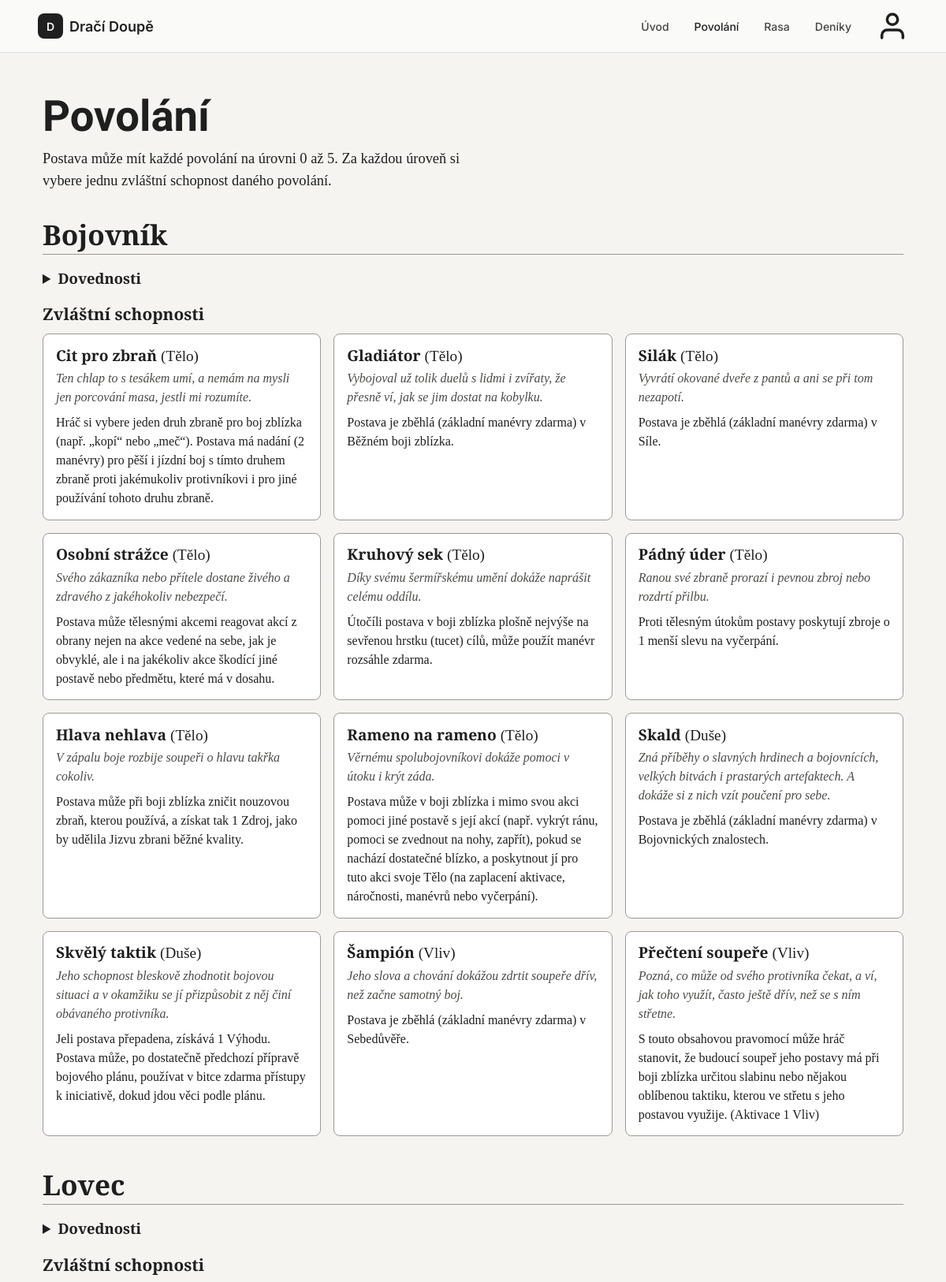
The app's page /?c=povolanie (upper part) with its own data.
### tables this page shows
CREATE TABLE povolanie (
 id_povolanie INT UNSIGNED NOT NULL AUTO_INCREMENT,
 nazov VARCHAR(100) NOT NULL, popis TEXT NULL,
 PRIMARY KEY (id_povolanie), UNIQUE KEY uq_povolanie_nazov (nazov)
);

CREATE TABLE zvlastna_schopnost (
 id_schopnost INT UNSIGNED NOT NULL AUTO_INCREMENT,
 id_povolanie INT UNSIGNED NOT NULL, nazov VARCHAR(150) NOT NULL,
 vlastnost ENUM('telo','duse','vliv') NOT NULL,
 citat TEXT NULL, text TEXT NULL,
 minimalna_uroven TINYINT UNSIGNED NOT NULL DEFAULT 0,
 PRIMARY KEY (id_schopnost),
 UNIQUE KEY uq_zs_povolanie_id (id_povolanie,id_schopnost),
 UNIQUE KEY uq_zs_povolanie_nazov (id_povolanie,nazov),
 CONSTRAINT chk_zs_min_uroven CHECK (minimalna_uroven BETWEEN 0 AND 5),
 CONSTRAINT fk_zs_povolanie FOREIGN KEY (id_povolanie) REFERENCES povolanie(id_povolanie)
 ON UPDATE CASCADE ON DELETE RESTRICT
);

### Framework/Http/Responses/Response.php (called while the page is built, shortened)
<?php
abstract class Response
{
    public function send(): void
    {
        $this->generate();
    }
}

### public/index.php (called while the page is built, shortened)
<?php
require __DIR__ . '/../Framework/ClassLoader.php';
try {
    $app = new App();
    $app->run();
} catch (Exception $e) {
    die('An error occurred: ' . $e->getMessage());
}

### Framework/DB/Connection.php (called while the page is built, shortened)
<?php
class Connection
{
    private static ?Connection $instance = null;
    private PDO $db;
    public function __construct(PDO $db)
    {
        $this->db = $db;
    }
    public static function getInstance(): Connection
    {
        try {
            if (self::$instance == null) {
                $db = new PDO(
                    'mysql:dbname=' . Configuration::DB_NAME . ';host=' . Configuration::DB_HOST,
                    Configuration::DB_USER,
                    Configuration::DB_PASS
                );
                $db->setAttribute(PDO::ATTR_ERRMODE, PDO::ERRMODE_EXCEPTION);
                $db->setAttribute(PDO::ATTR_EMULATE_PREPARES, true);
                self::$instance = new self($db);
            }
            return self::$instance;
        } catch (PDOException $e) {
            throw new Exception('Connection failed: ' . $e->getMessage());
        }
    }
    public function prepare(string $sql): DebugStatement
    {
        try {
            return new DebugStatement($this->db->prepare($sql));
        } catch (PDOException $e) {
            throw new Exception('Prepare failed: ' . $e->getMessage());
        }
    }
}

### Framework/Core/Model.php (called while the page is built, shortened)
<?php
abstract class Model implements \JsonSerializable
{
    protected static ?string $primaryKey = null;
    protected static array $columnsMap = [];
    private static array $dbColumns = [];
    private static IDbConvention $dbConventions;
    protected static function getTableName(): string
    {
        return self::getConventions()->getTableName(get_called_class());
    }
    protected static function getPkColumnName(): string
    {
        if (!empty(static::$primaryKey)) {
            return static::$primaryKey;
        }
        return self::getConventions()->getPkColumnName(get_called_class());
    }
    protected static function getColumnsMap(): array
    {
        return static::$columnsMap ?? [];
    }
    public static function getAll(
        ?string $whereClause = null,
        array   $whereParams = [],
        ?string $orderBy = null,
        ?int    $limit = null,
        ?int    $offset = null
    ): array
    {
        try {
            $sql = "SELECT " . static::getDBColumnNamesList() . " FROM `" . static::getTableName() . "`";
            if ($orderBy !== null) {
                $sql .= " ORDER BY $orderBy";
            }
            $stmt = Connection::getInstance()->prepare($sql);
            $stmt->execute($whereParams);
            $models = $stmt->fetchAll(PDO::FETCH_CLASS | PDO::FETCH_PROPS_LATE, static::class);
            $dataSet = new ResultSet($models);
            return $models;
        } catch (PDOException $exception) {
            throw new Exception('Query failed: ' . $exception->getMessage(), 0, $exception);
        }
    }
    private static function getDbColumns(): array
    {
        try {
            $sql = "DESCRIBE " . static::getTableName();
            $stmt = Connection::getInstance()->prepare($sql);
            $stmt->execute([]);
            self::$dbColumns[static::class] = array_column($stmt->fetchAll(), 'Field');
            return self::$dbColumns[static::class];
        } catch (PDOException $exception) {
            throw new Exception('Query failed: ' . $exception->getMessage(), 0, $exception);
        }
    }
    private function getIdValue(): mixed
    {
        $pk = static::getPkColumnName();
        $prop = static::toPropertyName($pk);
        return isset($this->{$prop}) ? $this->{$prop} : null;
    }
    private static function getModelProperties(): array
    {
        $reflection = new \ReflectionClass(static::class);
        $properties = [];
        foreach ($reflection->getProperties() as $property) {
            $propertyName = $property->getName();
            if ($property->isStatic()) {
                continue;
            }
            $properties[$propertyName] = true;
        }
        return $properties;
    }
    private static function getDBColumnNamesList(): string
    {
        $dbColumns = [];
        foreach (static::getDbColumns() as $columnName) {
            $propertyName = static::toPropertyName($columnName);
            if ($propertyName != $columnName) {
                $dbColumns[] = "`$columnName` AS {$propertyName}";
            } else {
                $dbColumns[] = $columnName;
            }
        }
        return implode(', ', $dbColumns);
    }
    private static function toPropertyName(string $columnName): string
    {
        $customMapping = static::getColumnsMap();
        if (isset($customMapping[$columnName])) {
            return $customMapping[$columnName];
        } else {
            return static::getConventions()->toPropertyName($columnName);
        }
    }
    private static function getConventions(): IDbConvention
    {
        if (!isset(static::$dbConventions)) {
            static::$dbConventions = new (Configuration::DB_CONVENTIONS_CLASS)();
        }
        return static::$dbConventions;
    }
}

### App/Support/IdConventions.php (called while the page is built, shortened)
<?php
class IdConventions implements IDbConvention
{
    public function getTableName(string $className): string
    {
        return $this->toSnakeCase($this->shortName($className));
    }
    public function toPropertyName(string $columnName): string
    {
        return lcfirst(str_replace('_', '', ucwords($columnName, '_')));
    }
    private function shortName(string $className): string
    {
        $parts = explode('\\', $className);
        return end($parts);
    }
    private function toSnakeCase(string $input): string
    {
        return strtolower(preg_replace('/(?<!^)[A-Z]/', '_$0', $input));
    }
}

### Framework/DB/DebugStatement.php (called while the page is built, shortened)
<?php
class DebugStatement
{
    private PDOStatementAlias $stmt;
    public function __construct($stmt)
    {
        $this->stmt = $stmt;
    }
    public function execute(?array $params = null): bool
    {
        $result = $this->stmt->execute($params);
        $this->stmt->debugDumpParams();
        return $result;
    }
    public function __call(string $name, array $arguments): mixed
    {
        return $this->stmt->{$name}(...$arguments);
    }
}

### App/Controllers/PovolanieController.php (called while the page is built, shortened)
<?php
class PovolanieController extends BaseController
{
    public function index(Request $request): Response
    {
        $schopnosti = [];
        foreach (ZvlastnaSchopnost::getAll(orderBy: 'id_schopnost') as $s) {
            $schopnosti[$s->idPovolanie][] = $s;
        }
        return $this->html(['povolania' => Povolanie::getAll(orderBy: 'id_povolanie'), 'schopnosti' => $schopnosti]);
    }
}

### Framework/Support/functions.php (called while the page is built)
<?php
if (!function_exists('e')) {
    function e(mixed $value): string
    {
        return htmlspecialchars((string)$value, ENT_QUOTES | ENT_SUBSTITUTE | ENT_HTML5, 'UTF-8');
    }
}

### Framework/ClassLoader.php (called while the page is built, shortened)
<?php
class ClassLoader
{
    public static function Boot(): void
    {
        spl_autoload_register(function ($class_name) {
            $file = self::getClassFile($class_name);
        });
    }
    public static function getClassFile(string $className): string
    {
        $baseDir = realpath(dirname(__DIR__));
        $relativePath = str_replace('\\', DIRECTORY_SEPARATOR, ltrim($className, '\\')) . '.php';
        return $baseDir . DIRECTORY_SEPARATOR . $relativePath;
    }
}
require __DIR__ . DIRECTORY_SEPARATOR . 'Support' . DIRECTORY_SEPARATOR . 'functions.php';

### App/Views/Povolanie/index.view.php (the view, shortened to what this page needs)
<?php
$atributy = ['telo' => 'Tělo', 'duse' => 'Duše', 'vliv' => 'Vliv'];
?>
<main class="info flex-grow-1">
    <div class="container px-3 px-md-4 py-4 py-md-5">
        <h1 class="info__title">Povolání</h1>
        <p class="info__lead">Postava může mít každé povolání na úrovni 0 až 5. Za každou úroveň si vybere jednu zvláštní schopnost daného povolání.</p>
        <?php foreach ($povolania as $povolanie) : ?>
            <section class="info__item" aria-labelledby="povolanie-<?= (int)$povolanie->idPovolanie ?>">
                <h2 id="povolanie-<?= (int)$povolanie->idPovolanie ?>"><?= e($povolanie->nazov) ?></h2>
                <?php if ($povolanie->popis) : ?>
                    <details class="info__details">
                        <summary>Dovednosti</summary>
                    </details>
                <?php endif; ?>
                <h3 class="info__sub">Zvláštní schopnosti</h3>
                <div class="row row-cols-1 row-cols-md-2 row-cols-xl-3 g-3">
                    <?php foreach ($schopnosti[$povolanie->idPovolanie] ?? [] as $s) : ?>
                        <div class="col">
                            <article class="trait h-100">
                                <h3><?= e($s->nazov) ?> <span class="trait__attr">(<?= e($atributy[$s->vlastnost] ?? $s->vlastnost) ?>)</span></h3>
                                <?php if ($s->citat) :
                                    ?><p class="trait__quote"><em><?= e($s->citat) ?></em></p>
                                <?php endif; ?>
                                <p class="mb-0"><?= e($s->text) ?></p>
                            </article>
                        </div>
                    <?php endforeach; ?>
                </div>
            </section>
        <?php endforeach; ?>
    </div>
</main>

### records on screen
povolanie: nazov "Bojovník"
zvlastna_schopnost: nazov "Cit pro zbraň", vlastnost "Tělo", citat "Ten chlap to s tesákem umí, a nemám na mysli jen porcování masa, jestli mi rozumíte.", text "Hráč si vybere jeden druh zbraně pro boj zblízka (např. „kopí“ nebo „meč“). Postava má nadání (2 manévry) pro pěší i jízdní boj s tímto druhem zbraně proti jakémukoliv protivníkovi i pro jiné používání tohoto druhu zbraně."
zvlastna_schopnost: nazov "Gladiátor", vlastnost "Tělo", citat "Vybojoval už tolik duelů s lidmi i zvířaty, že přesně ví, jak se jim dostat na kobylku.", text "Postava je zběhlá (základní manévry zdarma) v Běžném boji zblízka."
zvlastna_schopnost: nazov "Silák", vlastnost "Tělo", citat "Vyvrátí okované dveře z pantů a ani se při tom nezapotí.", text "Postava je zběhlá (základní manévry zdarma) v Síle."
zvlastna_schopnost: nazov "Osobní strážce", vlastnost "Tělo", citat "Svého zákazníka nebo přítele dostane živého a zdravého z jakéhokoliv nebezpečí.", text "Postava může tělesnými akcemi reagovat akcí z obrany nejen na akce vedené na sebe, jak je obvyklé, ale i na jakékoliv akce škodící jiné postavě nebo předmětu, které má v dosahu."
zvlastna_schopnost: nazov "Kruhový sek", vlastnost "Tělo", citat "Díky svému šermířskému umění dokáže naprášit celému oddílu.", text "Útočíli postava v boji zblízka plošně nejvýše na sevřenou hrstku (tucet) cílů, může použít manévr rozsáhle zdarma."
zvlastna_schopnost: nazov "Pádný úder", vlastnost "Tělo", citat "Ranou své zbraně prorazí i pevnou zbroj nebo rozdrtí přilbu.", text "Proti tělesným útokům postavy poskytují zbroje o 1 menší slevu na vyčerpání."
zvlastna_schopnost: nazov "Hlava nehlava", vlastnost "Tělo", citat "V zápalu boje rozbije soupeři o hlavu takřka cokoliv.", text "Postava může při boji zblízka zničit nouzovou zbraň, kterou používá, a získat tak 1 Zdroj, jako by udělila Jizvu zbrani běžné kvality."
zvlastna_schopnost: nazov "Rameno na rameno", vlastnost "Tělo", citat "Věrnému spolubojovníkovi dokáže pomoci v útoku i krýt záda.", text "Postava může v boji zblízka i mimo svou akci pomoci jiné postavě s její akcí (např. vykrýt ránu, pomoci se zvednout na nohy, zapřít), pokud se nachází dostatečné blízko, a poskytnout jí pro tuto akci svoje Tělo (na zaplacení aktivace, náročnosti, manévrů nebo vyčerpání)."
zvlastna_schopnost: nazov "Skald", vlastnost "Duše", citat "Zná příběhy o slavných hrdinech a bojovnících, velkých bitvách i prastarých artefaktech. A dokáže si z nich vzít poučení pro sebe.", text "Postava je zběhlá (základní manévry zdarma) v Bojovnických znalostech."
zvlastna_schopnost: nazov "Skvělý taktik", vlastnost "Duše", citat "Jeho schopnost bleskově zhodnotit bojovou situaci a v okamžiku se jí přizpůsobit z něj činí obávaného protivníka.", text "Jeli postava přepadena, získává 1 Výhodu. Postava může, po dostatečně předchozí přípravě bojového plánu, používat v bitce zdarma přístupy k iniciativě, dokud jdou věci podle plánu."
zvlastna_schopnost: nazov "Šampión", vlastnost "Vliv", citat "Jeho slova a chování dokážou zdrtit soupeře dřív, než začne samotný boj.", text "Postava je zběhlá (základní manévry zdarma) v Sebedůvěře."
zvlastna_schopnost: nazov "Přečtení soupeře", vlastnost "Vliv", citat "Pozná, co může od svého protivníka čekat, a ví, jak toho využít, často ještě dřív, než se s ním střetne.", text "S touto obsahovou pravomocí může hráč stanovit, že budoucí soupeř jeho postavy má při boji zblízka určitou slabinu nebo nějakou oblíbenou taktiku, kterou ve střetu s jeho postavou využije. (Aktivace 1 Vliv)"
povolanie: nazov "Lovec"
